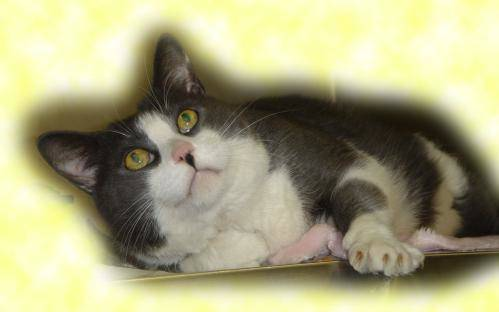
#> input picture image_classification/40.JPG, 499 x 312 px
$ python imagen_test.py --image 40.JPG
#> lines starting #> are read from the running program, lines starting #| are printed output that depends on the picture; long printed decimals are rounded

# python processing.py -d dogs-vs-cats
# python processing.py --dataset dogs-vs-cats


import csv
import cv2
import numpy as np
import argparse
from imutils import paths
import os

ap = argparse.ArgumentParser()
ap.add_argument("-i", "--image", required = True, help = "Path to the image")
args = vars(ap.parse_args())


features = []
image = cv2.imread(args["image"])
#> image is the input picture: shape (312, 499, 3); mean B, G, R 127.9, 165.1, 168.4

image = cv2.resize(image, (32, 32))
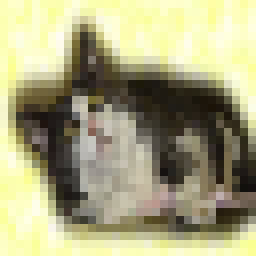
#> image: shape (32, 32, 3) (shown 8 times larger); mean B, G, R 127.8, 164.8, 168.1

means = cv2.mean(image)
#> means = (127.8, 164.8, 168.1, 0)
#print(means)
means = means[:3]
#> means = (127.8, 164.8, 168.1)
#print(means)
(means, stds) = cv2.meanStdDev(image)
#> means = [127.8, 164.8, 168.1]; stds = [65.86, 83.44, 80.24]
#print(means, stds)
stats = np.concatenate([means, stds]).flatten()
#> stats = [127.8, 164.8, 168.1, 65.86, 83.44, 80.24]
print(stats)
#| [127.755 164.787 168.115  65.864  83.442
#|   80.238]

# [9 lines of commented-out code are left out]
stats = stats.tolist()

	#image1.append(label)
#stats.append(label)

	#rawImages.append(image1)
features.append(stats)
	#print(label)


with open('point.txt', 'w', newline='') as file:
    writer = csv.writer(file)
    writer.writerows(features)


# [5 lines of commented-out code are left out]


'''
means = cv2.mean(image)
#print(means)
means = means[:3]
#print(means)
(means, stds) = cv2.meanStdDev(image)
#print(means, stds)
stats = np.concatenate([means, stds]).flatten()
print(stats)
'''

# [8 lines of commented-out code are left out]
'''
import argparse
import cv2

ap = argparse.ArgumentParser()
ap.add_argument("-i", "--image", required = True, help = "Path to the image")
args = vars(ap.parse_args())

image = cv2.imread(args["image"])

cv2.imshow("image", image)
cv2.waitKey(0)
'''

$ run again, on image_classification/42.JPG
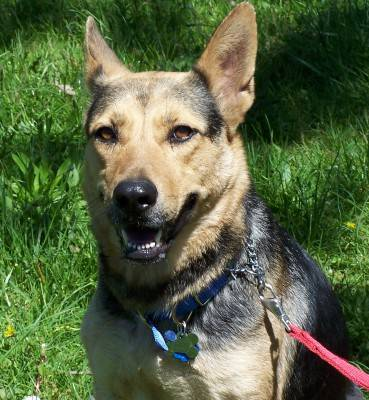
#> input picture image_classification/42.JPG, 369 x 400 px
#> image is the input picture: shape (400, 369, 3); mean B, G, R 66.2, 100.9, 87.8
#> `image = cv2.resize(image, (32, 32))`:
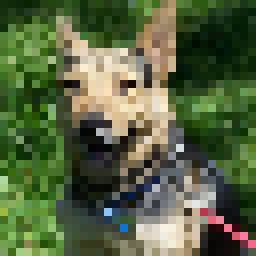
#> image: shape (32, 32, 3) (shown 8 times larger); mean B, G, R 65.1, 99.8, 86.4
#> `means = cv2.mean(image)`: means = (65.09, 99.8, 86.44, 0)
#> `means = means[:3]`: means = (65.09, 99.8, 86.44)
#> `(means, stds) = cv2.meanStdDev(image)`: means = [65.09, 99.8, 86.44]; stds = [55.17, 57.46, 67.81]
#> stats = [65.09, 99.8, 86.44, 55.17, 57.46, 67.81]
#| [65.091 99.798 86.436 55.169 57.457 67.809]

$ run again, on image_classification/43.JPG
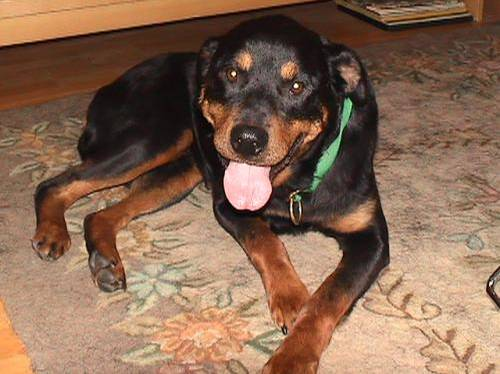
#> input picture image_classification/43.JPG, 500 x 374 px
#> image is the input picture: shape (374, 500, 3); mean B, G, R 82.2, 103.6, 135.5
#> `image = cv2.resize(image, (32, 32))`:
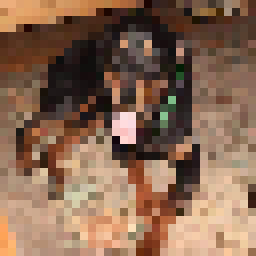
#> image: shape (32, 32, 3) (shown 8 times larger); mean B, G, R 82.2, 103.7, 135.6
#> `means = cv2.mean(image)`: means = (82.24, 103.7, 135.6, 0)
#> `means = means[:3]`: means = (82.24, 103.7, 135.6)
#> `(means, stds) = cv2.meanStdDev(image)`: means = [82.24, 103.7, 135.6]; stds = [49.88, 58.53, 68.19]
#> stats = [82.24, 103.7, 135.6, 49.88, 58.53, 68.19]
#| [ 82.242  103.687 135.604  49.878  58.527
#|   68.188]

$ run again, on image_classification/44.JPG
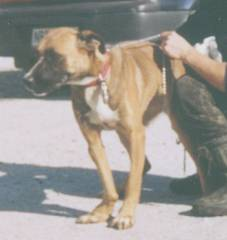
#> input picture image_classification/44.JPG, 227 x 240 px
#> image is the input picture: shape (240, 227, 3); mean B, G, R 145.4, 152, 156.1
#> `image = cv2.resize(image, (32, 32))`:
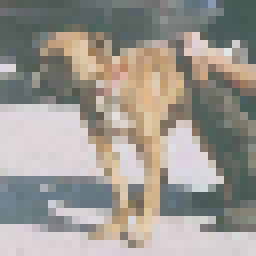
#> image: shape (32, 32, 3) (shown 8 times larger); mean B, G, R 145.1, 151.7, 155.7
#> `means = cv2.mean(image)`: means = (145.1, 151.7, 155.7, 0)
#> `means = means[:3]`: means = (145.1, 151.7, 155.7)
#> `(means, stds) = cv2.meanStdDev(image)`: means = [145.1, 151.7, 155.7]; stds = [48.05, 46.12, 55.55]
#> stats = [145.1, 151.7, 155.7, 48.05, 46.12, 55.55]
#| [145.082 151.678 155.726  48.047  46.119
#|   55.549]
